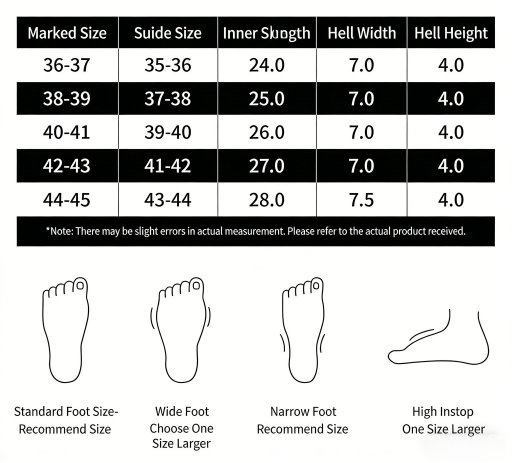
#> input picture backend/data/workspace/1a/1a0383d7b731458597855656d72f0b17/拖鞋尺码表1.jpg, 1024 x 926 px (shown at 1/2 size)
$ python -i embedding_service.py   (imports and definitions only)
#> lines starting #> are read from the running program, lines starting #| are printed output that depends on the picture
"""本地视觉指纹嵌入服务 (P2.3.1-P2.3.2).

使用纯 Python/PIL 实现感知哈希，无需 ONNX 运行时:
- Average Hash (aHash): 缩放 + 平均值二值化
- Difference Hash (dHash): 水平梯度二值化
- Perceptual Hash (pHash): DCT 变换二值化
- Wavelet Hash (wHash): 小波变换二值化
"""

import hashlib
from dataclasses import dataclass
from typing import Optional
from pathlib import Path

from PIL import Image
import numpy as np


@dataclass
class FingerprintResult:
    """指纹计算结果."""
    work_id: str
    hash_type: str  # dhash/phash/whash/average_hash
    hash_value: str  # hex string
    hash_size: int = 16
    matched_work_id: Optional[str] = None
    hamming_distance: Optional[int] = None
    similarity: Optional[float] = None  # 0-100


def _load_image(file_path: str) -> Image.Image:
    """加载并预处理图像（灰度 + 抗锯齿缩放）."""
    img = Image.open(file_path).convert("L")
    return img


def compute_average_hash(file_path: str, hash_size: int = 16) -> str:
    """计算平均值哈希 (aHash).

    算法: 缩放为 hash_size x hash_size → 计算均值 → 按均值二值化.
    """
    img = _load_image(file_path)
    img = img.resize((hash_size, hash_size), Image.LANCZOS)
    pixels = np.array(img, dtype=np.float64)
    avg = pixels.mean()
    bits = (pixels > avg).flatten()
    return _bits_to_hex(bits)


def compute_difference_hash(file_path: str, hash_size: int = 16) -> str:
    """计算差异哈希 (dHash).

    算法: 缩放为 (hash_size+1) x hash_size → 比较相邻列 → 二值化.
    """
    img = _load_image(file_path)
    img = img.resize((hash_size + 1, hash_size), Image.LANCZOS)
    pixels = np.array(img, dtype=np.float64)
    # 水平相邻差分
    diff = pixels[:, 1:] > pixels[:, :-1]
    bits = diff.flatten()
    return _bits_to_hex(bits)


def compute_perceptual_hash(file_path: str, hash_size: int = 32) -> str:
    """计算感知哈希 (pHash).

    算法: 缩放 → DCT → 取左上角低频 → 按中值二值化.
    hash_size 控制 DCT 截取区域 (实际 hash 值为 hash_size//2 平方的比特数).
    """
    img = _load_image(file_path)
    # 缩放到 hash_size x hash_size
    img_small = img.resize((hash_size, hash_size), Image.LANCZOS)
    pixels = np.array(img_small, dtype=np.float64)

    # 2D DCT-II
    dct = _dct2d(pixels)
    # 取左上角低频区域 (半个尺寸)
    low_freq = dct[:hash_size // 2, :hash_size // 2]
    median = np.median(low_freq)
    bits = (low_freq > median).flatten()
    return _bits_to_hex(bits)


def compute_wavelet_hash(file_path: str, hash_size: int = 16) -> str:
    """计算小波哈希 (wHash).

    算法: 缩放 → Daubechies-like 5/3 小波变换 → 低低频子带 → 按均值二值化.

    注意: 这是纯 Python 实现，性能较低但对于小于 512px 的图像足够,
    主要用于与 dHash/pHash 交叉验证结果。
    """
    img = _load_image(file_path)
    # 缩放为 2 的幂次方
    size = 1
    while size * 2 <= hash_size * 4:
        size *= 2
    # 确保至少有 min_size
    size = max(size, hash_size)
    img = img.resize((size, size), Image.LANCZOS)
    pixels = np.array(img, dtype=np.float64)

    coeffs = _wavelet_53_decompose(pixels, levels=2)
    # 递归解包 (LL, (LH, HL, HH)) 直到获得真正的 2D 数组
    ll = _unwrap_ll(coeffs)

    # 确保 ll 足够大以裁剪
    if ll.shape[0] >= hash_size and ll.shape[1] >= hash_size:
        final = ll[:hash_size, :hash_size]
    else:
        # 如果不够大，使用整个 LL 并缩放
        from PIL import Image as PILImage
        ll_img = PILImage.fromarray(
            ((ll - ll.min()) / (ll.max() - ll.min() + 1e-8) * 255).astype(np.uint8)
        )
        ll_img = ll_img.resize((hash_size, hash_size), Image.LANCZOS)
        final = np.array(ll_img, dtype=np.float64)

    avg = final.mean()
    bits = (final > avg).flatten()
    return _bits_to_hex(bits)


def _unwrap_ll(coeffs):
    """从递归小波系数结构中提取 LL 子带 (2D numpy 数组)."""
    if isinstance(coeffs, np.ndarray):
        return coeffs
    if isinstance(coeffs, tuple):
        # 格式: (LL, (LH, HL, HH)), 其中 LL 可能仍是递归的
        ll = coeffs[0]
        if isinstance(ll, np.ndarray):
            return ll
        if isinstance(ll, tuple):
            return _unwrap_ll(ll)
    # fallback
    return np.array([])


def _bits_to_hex(bits: np.ndarray) -> str:
    """将布尔数组转为 hex 字符串."""
    # 每 4 个比特组成一个 hex 字符
    hex_chars = []
    for i in range(0, len(bits), 4):
        chunk = bits[i:i + 4]
        val = 0
        for j, b in enumerate(chunk):
            if b:
                val |= 1 << (3 - j)
        hex_chars.append(f"{val:x}")
    return "".join(hex_chars)


def _dct2d(matrix: np.ndarray) -> np.ndarray:
    """2D DCT-II 纯 NumPy 实现."""
    M, N = matrix.shape
    dct = np.zeros((M, N), dtype=np.float64)

    for u in range(M):
        for v in range(N):
            total = 0.0
            for x in range(M):
                for y in range(N):
                    total += (
                        matrix[x, y]
                        * np.cos(np.pi * u * (2 * x + 1) / (2 * M))
                        * np.cos(np.pi * v * (2 * y + 1) / (2 * N))
                    )
            dct[u, v] = total

    return dct


def _wavelet_53_decompose(matrix: np.ndarray, levels: int = 1):
    """Le Gall 5/3 小波分解 (JPEG2000 无损变换).

    返回: 递归元组结构 (LL, (LH, HL, HH)).
    """
    if levels == 0:
        return matrix

    # 行变换
    rows, cols = matrix.shape
    row_low = np.zeros((rows, (cols + 1) // 2), dtype=np.float64)
    row_high = np.zeros((rows, cols // 2), dtype=np.float64)

    for i in range(rows):
        row = matrix[i, :]
        # Lifting steps for Le Gall 5/3
        low = np.zeros((cols + 1) // 2, dtype=np.float64)
        high = np.zeros(cols // 2, dtype=np.float64)

        for j in range(0, cols, 2):
            idx = j // 2
            low[idx] = row[j]
        for j in range(1, cols - 1, 2):
            idx = j // 2
            high[idx] = row[j] - (row[j - 1] + row[j + 1]) / 2
        # 最后奇数边界
        if cols % 2 == 0 and cols > 1:
            high[-1] = row[-1] - row[-2]

        row_low[i, :] = low
        row_high[i, :] = high

    # 列变换
    col_low_ll = np.zeros(((rows + 1) // 2, (cols + 1) // 2), dtype=np.float64)
    col_high_lh = np.zeros((rows // 2, (cols + 1) // 2), dtype=np.float64)
    col_low_hl = np.zeros(((rows + 1) // 2, cols // 2), dtype=np.float64)
    col_high_hh = np.zeros((rows // 2, cols // 2), dtype=np.float64)

    # 对 row_low 矩阵进行列变换
    for j in range(row_low.shape[1]):
        col = row_low[:, j]
        low = np.zeros((rows + 1) // 2, dtype=np.float64)
        high = np.zeros(rows // 2, dtype=np.float64)
        for i in range(0, rows, 2):
            low[i // 2] = col[i]
        for i in range(1, rows - 1, 2):
            high[i // 2] = col[i] - (col[i - 1] + col[i + 1]) / 2
        if rows % 2 == 0 and rows > 1:
            high[-1] = col[-1] - col[-2]
        col_low_ll[:, j] = low
        col_high_lh[:, j] = high

    # 对 row_high 矩阵进行列变换
    for j in range(row_high.shape[1]):
        col = row_high[:, j]
        low = np.zeros((rows + 1) // 2, dtype=np.float64)
        high = np.zeros(rows // 2, dtype=np.float64)
        for i in range(0, rows, 2):
            low[i // 2] = col[i]
        for i in range(1, rows - 1, 2):
            high[i // 2] = col[i] - (col[i - 1] + col[i + 1]) / 2
        if rows % 2 == 0 and rows > 1:
            high[-1] = col[-1] - col[-2]
        col_low_hl[:, j] = low
        col_high_hh[:, j] = high

    # 递归分解 LL
    ll_recursive = _wavelet_53_decompose(col_low_ll, levels - 1)

    return (ll_recursive, (col_high_lh, col_low_hl, col_high_hh))


def hamming_distance(hash1: str, hash2: str) -> int:
    """计算两个 hex 哈希字符串之间的汉明距离."""
    if len(hash1) != len(hash2):
        # 对齐到较短长度
        min_len = min(len(hash1), len(hash2))
        hash1, hash2 = hash1[:min_len], hash2[:min_len]

    h1_bits = _hex_to_bits(hash1)
    h2_bits = _hex_to_bits(hash2)

    dist = 0
    for b1, b2 in zip(h1_bits, h2_bits):
        if b1 != b2:
            dist += 1
    return dist


def _hex_to_bits(hex_str: str) -> list[int]:
    """将 hex 字符串展开为比特列表."""
    bits = []
    for ch in hex_str:
        val = int(ch, 16)
        for shift in range(3, -1, -1):
            bits.append((val >> shift) & 1)
    return bits


def compute_similarity(hash1: str, hash2: str, total_bits: Optional[int] = None) -> float:
    """基于汉明距离计算相似度 (百分比 0-100).

    相似度 = (1 - hamming / total_bits) * 100.
    """
    if total_bits is None:
        # 按 hex 长度估算
        total_bits = min(len(hash1), len(hash2)) * 4

    dist = hamming_distance(hash1, hash2)
    if total_bits == 0:
        return 100.0
    return max(0.0, (1.0 - dist / total_bits) * 100.0)


def compute_all_fingerprints(file_path: str) -> dict[str, str]:
    """计算所有类型的感知哈希."""
    return {
        "average_hash": compute_average_hash(file_path),
        "dhash": compute_difference_hash(file_path),
        "phash": compute_perceptual_hash(file_path),
        "whash": compute_wavelet_hash(file_path),
    }
#> in compute_average_hash, `avg = pixels.mean()`: avg = 185.5
#> the loop in _bits_to_hex, `for i in range(0, len(bits), 4):` made 64 passes
#> (i, chunk) on passes 2 to 13: (4, [False, False, False, False]), (8, [False, False, False, False]), (12, [False, False, False, True]), (16, [False, False, False, False]), (20, [False, False, False, False]), (24, [False, False, False, False]), (28, [False, False, False, False]), (32, [True, True, True, True]), (36, [True, True, True, True]), (40, [True, True, True, True]), (44, [True, True, True, True]), (48, [False, False, False, False])
#> chunk on pass 1: [True, False, False, False]
#> after the loop in _bits_to_hex, `for i in range(0, len(bits), 4):`: hex_chars = 64 items, first 6: '8', '0', '0', '1', '0', '0'
#> in compute_difference_hash, `img = img.resize((hash_size + 1, hash_size), Image.LANCZOS)`:
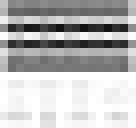
#> img: PIL image 17x16 L (shown 8 times larger); min 19, max 255, mean 185.5
#> the loop in _bits_to_hex (call 2), `for i in range(0, len(bits), 4):` made 64 passes
#> after the loop in _dct2d, `for u in range(M):`:
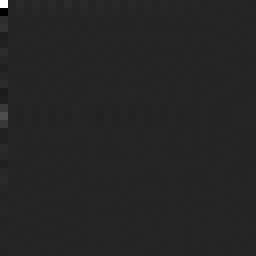
#> dct: shape (32, 32) float64 (shown 8 times larger); min -32631.7, max 192150, mean 248.3; drawn with min black and max white
#> in compute_perceptual_hash, `median = np.median(low_freq)`: median = -18.93
#> in compute_wavelet_hash, `img = img.resize((size, size), Image.LANCZOS)`:
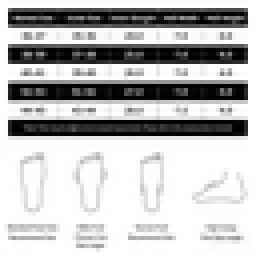
#> img: PIL image 64x64 L (shown 4 times larger); min 0, max 255, mean 187.5
#> after the loop in _wavelet_53_decompose, `for i in range(rows):`:
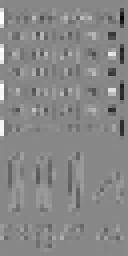
#> row_high: shape (64, 32) float64 (shown 4 times larger); min -130.5, max 115, mean -0.1; drawn with min black and max white
#> after the loop in _wavelet_53_decompose, `for i in range(rows):`:
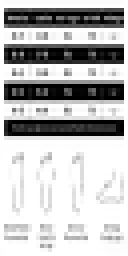
#> row_low: shape (64, 32) float64 (shown 4 times larger); min 0, max 255, mean 187.6
#> after the loop in _wavelet_53_decompose, `for j in range(row_low.shape[1]):`:
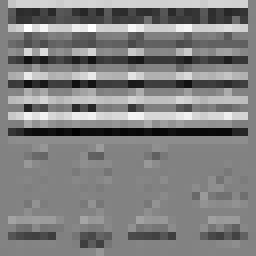
#> col_high_lh: shape (32, 32) float64 (shown 8 times larger); min -149, max 142, mean -2.2; drawn with min black and max white
#> after the loop in _wavelet_53_decompose, `for j in range(row_high.shape[1]):`:
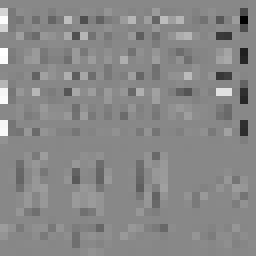
#> col_low_hl: shape (32, 32) float64 (shown 8 times larger); min -130.5, max 113.5, mean -0.1; drawn with min black and max white
#> in compute_wavelet_hash, `avg = final.mean()`: avg = 191.5

>>> result = compute_all_fingerprints('../../data/workspace/1a/1a0383d7b731458597855656d72f0b17/拖鞋尺码表1.jpg')
#> result = 4 items
